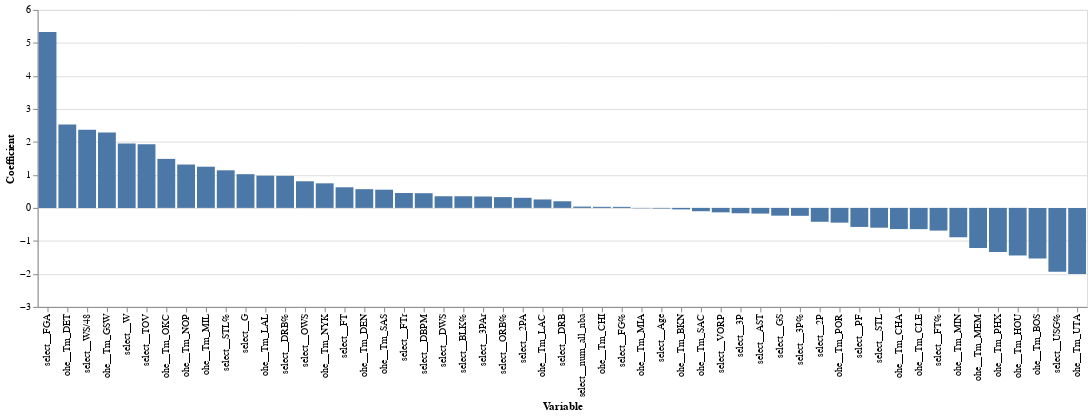

The notebook cell this image was saved under:
### Code cell
alt.Chart(coef_F_nz).mark_bar().encode(
    y=alt.Y('coef',title='Coefficient'),
    x=alt.X('var',title='Variable', sort = '-y'))

### Figure 1 — Vega-Lite specification as saved in the notebook (floating-point values rounded to 4 significant figures)
{"config": {"view": {"continuousWidth": 400, "continuousHeight": 300}}, "data": {"name": "data-d611388562beba7efba80548ad4d9394"}, "mark": "bar", "encoding": {"x": {"field": "var", "sort": "-y", "title": "Variable", "type": "nominal"}, "y": {"field": "coef", "title": "Coefficient", "type": "quantitative"}}, "$schema": "https://vega.github.io/schema/vega-lite/v4.17.0.json", "datasets": {"data-d611388562beba7efba80548ad4d9394": [{"coef": -0.01868, "var": "select__Age"}, {"coef": 1.022, "var": "select__G"}, {"coef": -0.2354, "var": "select__GS"}, {"coef": 5.331, "var": "select__FGA"}, {"coef": 0.03207, "var": "select__FG%"}, {"coef": -0.1627, "var": "select__3P"}, {"coef": -0.2399, "var": "select__3P%"}, {"coef": -0.4207, "var": "select__2P"}, {"coef": 0.3062, "var": "select__2PA"}, {"coef": 0.6248, "var": "select__FT"}, {"coef": -0.688, "var": "select__FT%"}, {"coef": 0.2008, "var": "select__DRB"}, {"coef": -0.1722, "var": "select__AST"}, {"coef": -0.6, "var": "select__STL"}, {"coef": 1.929, "var": "select__TOV"}, {"coef": -0.577, "var": "select__PF"}, {"coef": 0.3451, "var": "select__3PAr"}, {"coef": 0.451, "var": "select__FTr"}, {"coef": 0.3272, "var": "select__ORB%"}, {"coef": 0.9724, "var": "select__DRB%"}, {"coef": 1.139, "var": "select__STL%"}, {"coef": 0.3525, "var": "select__BLK%"}, {"coef": -1.934, "var": "select__USG%"}, {"coef": 0.8066, "var": "select__OWS"}, {"coef": 0.3535, "var": "select__DWS"}, {"coef": 2.369, "var": "select__WS/48"}, {"coef": 0.4455, "var": "select__DBPM"}, {"coef": -0.135, "var": "select__VORP"}, {"coef": 1.954, "var": "select__W"}, {"coef": 0.04004, "var": "select__num_all_nba"}, {"coef": -0.04499, "var": "ohe__Tm_BKN"}, {"coef": -1.53, "var": "ohe__Tm_BOS"}, {"coef": -0.6414, "var": "ohe__Tm_CHA"}, {"coef": 0.03305, "var": "ohe__Tm_CHI"}, {"coef": -0.6438, "var": "ohe__Tm_CLE"}, {"coef": 0.5674, "var": "ohe__Tm_DEN"}, {"coef": 2.524, "var": "ohe__Tm_DET"}, {"coef": 2.288, "var": "ohe__Tm_GSW"}, {"coef": -1.442, "var": "ohe__Tm_HOU"}, {"coef": 0.2558, "var": "ohe__Tm_LAC"}, {"coef": 0.977, "var": "ohe__Tm_LAL"}, {"coef": -1.214, "var": "ohe__Tm_MEM"}, {"coef": -0.01109, "var": "ohe__Tm_MIA"}, {"coef": 1.248, "var": "ohe__Tm_MIL"}, {"coef": -0.8895, "var": "ohe__Tm_MIN"}, {"coef": 1.314, "var": "ohe__Tm_NOP"}, {"coef": 0.7447, "var": "ohe__Tm_NYK"}, {"coef": 1.486, "var": "ohe__Tm_OKC"}, {"coef": -1.336, "var": "ohe__Tm_PHX"}, {"coef": -0.4469, "var": "ohe__Tm_POR"}, {"coef": -0.1005, "var": "ohe__Tm_SAC"}, {"coef": 0.552, "var": "ohe__Tm_SAS"}, {"coef": -2.004, "var": "ohe__Tm_UTA"}]}}
